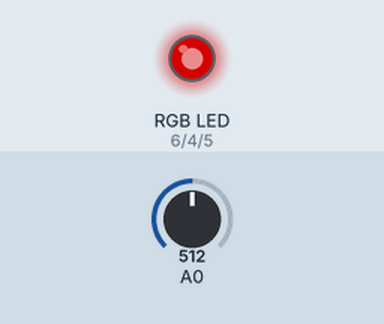
Simulated run of this sketch. Board: Arduino Uno, built with avr-gcc and run on an emulated ATmega328P. Parts: an RGB LED mixed from three pins (HIGH = lit). The test bench sets the inputs (shaded band); at power-on: A0 = 512. Dim RGB values are drawn brighter than linear.

Above: at 1.2 s.
1.3 s: A0 set to 716
At 1.7 s:
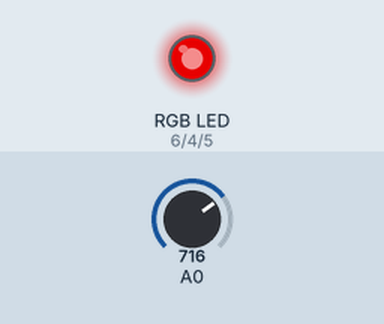
2.8 s: A0 set to 900
At 4.0 s:
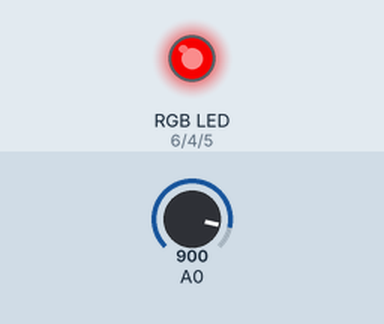
4.3 s: A0 set to 511
At 5.3 s:
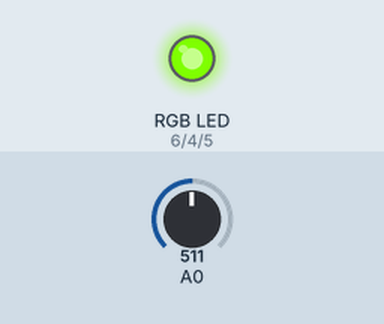
5.8 s: A0 set to 122
At 6.4 s:
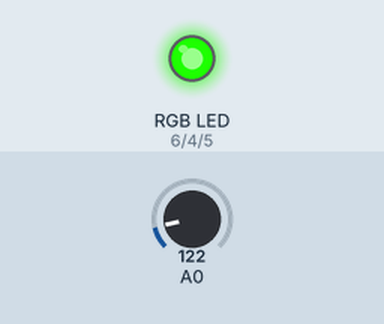
7.3 s: A0 set to 0
At 8.4 s:
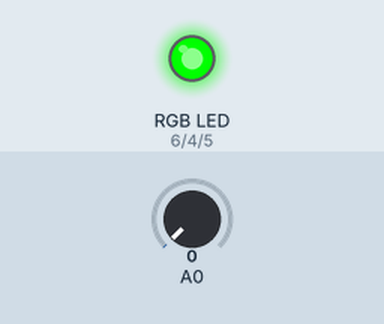
Timing chart, 0 to 9.8 s (numbered marks = the images above; inputs shaded):
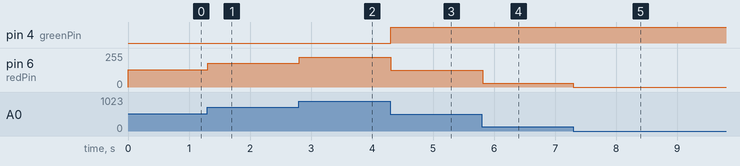

The sketch:

trim_pot_rgb.ino
```cpp
int redPin =  6;
int greenPin =  4;
int bluePin =  5;

void setup()   {
  pinMode(redPin, OUTPUT);
  pinMode(greenPin, OUTPUT);
  pinMode(bluePin, OUTPUT);
}

int redIntensity = 0;

void loop()
{
  // read the pot position
  redIntensity = analogRead(0) / 4;

  // set all 3 pins to the desired intensity
  analogWrite(redPin, redIntensity);
  analogWrite(greenPin, 255 - redIntensity);
  analogWrite(bluePin, 0);

  // remain at this color, but not for very long
  delay(10);
}
```

Measured:
- after the input at 1.3 s, pin 6 (redPin): 128/255 → 179/255 at once
- after the input at 2.8 s, pin 6 (redPin): 179/255 → 225/255 at once
- after the input at 4.3 s, pin 4 (greenPin): LOW → HIGH at once; pin 6 (redPin): 225/255 → 127/255 at once
- after the input at 5.8 s, pin 6 (redPin): 127/255 → 30/255 at once
- after the input at 7.3 s, pin 6 (redPin): 30/255 → 0/255 at once
